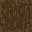

Rendered tile map (Tiled .tmx) drawn with the repository's tilesets; below, a short description and the map source with its tile grids summarised:
An orthogonal 1x1 tile map with 32x32 px tiles, 1 tile layer (Tile Layer 1).

<map version="1.2" tiledversion="1.3.4" orientation="orthogonal" renderorder="right-down" width="1" height="1" tilewidth="32" tileheight="32" infinite="0" nextlayerid="2" nextobjectid="1">
 <tileset firstgid="1" name="tiles" tilewidth="32" tileheight="32" tilecount="64" columns="8">
  <image source="Tiles_32x32.png" width="256" height="256" />
 </tileset>
 <layer id="1" name="Tile Layer 1" width="1" height="1">
  <data>[1 cells, 1 non-empty, 1 distinct tile ids]</data>
 </layer>
</map>
